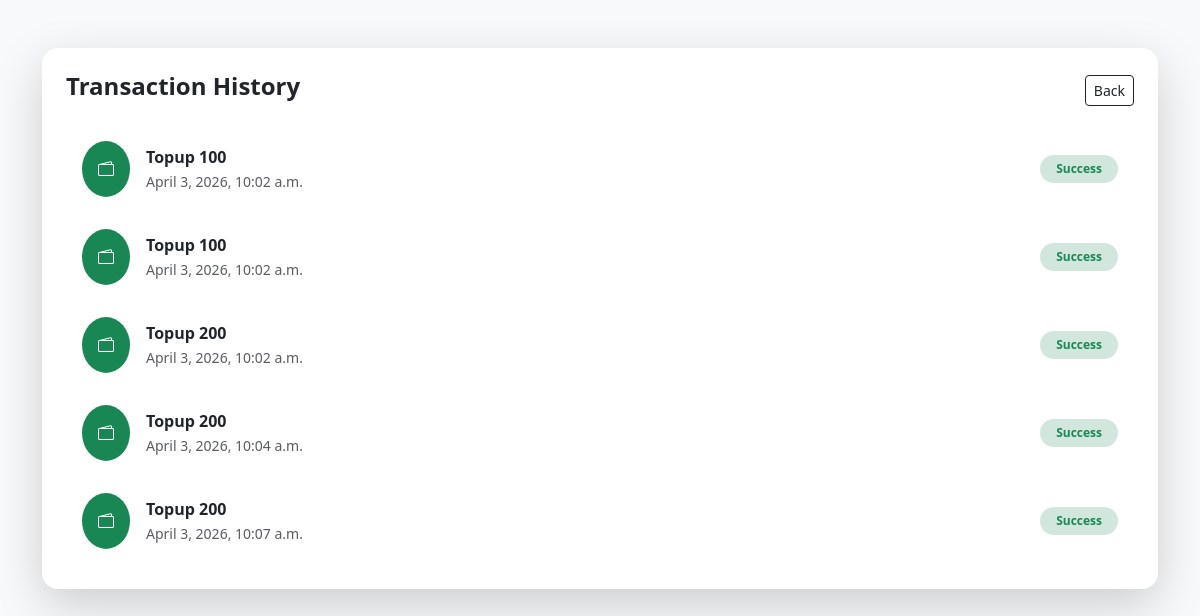
Before: /history/ (signed in) with the older database file.
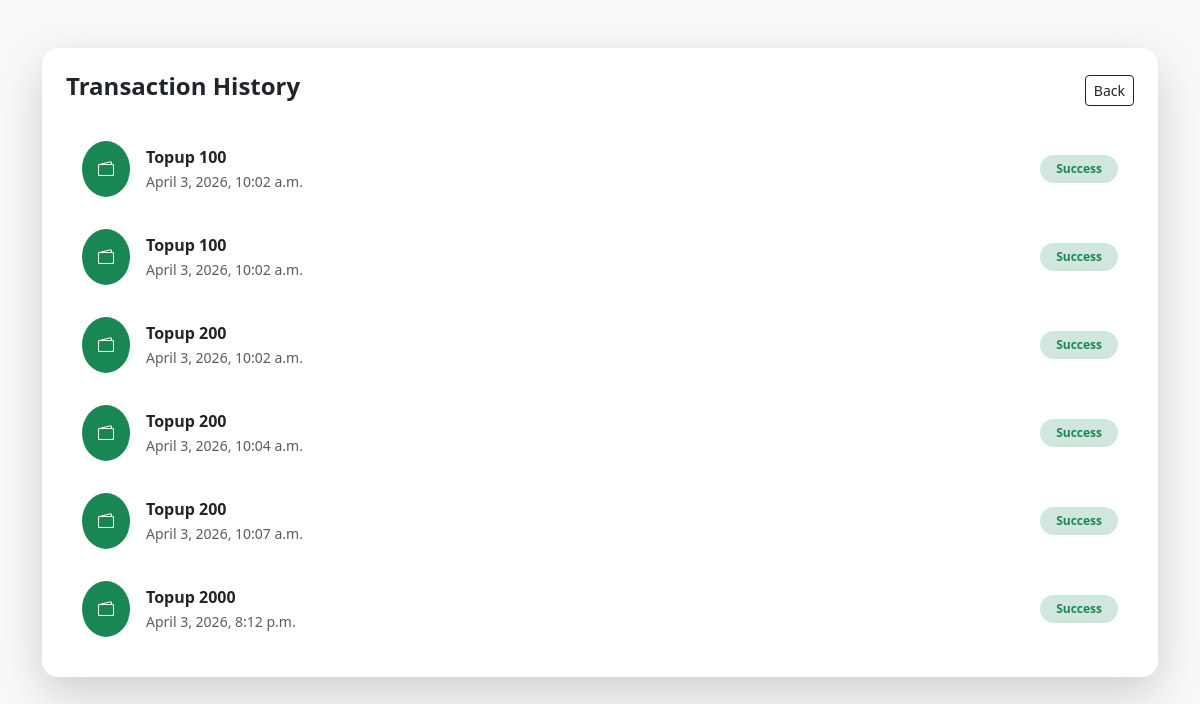
After: the same page with the newer database file.
### prepaid_app/models.py (models this page shows)
class History(models.Model):
    prepaid = models.ForeignKey(Prepaid, on_delete=models.CASCADE)
    action = models.CharField(max_length=50)
    created_at = models.DateTimeField(auto_now_add=True)

### prepaid_app/views.py (the view)
# urls.py: path('history/', views.history, name='history'),
@login_required
def history(request):
    prepaid = Prepaid.objects.get(user=request.user)
    histories = History.objects.filter(prepaid=prepaid)
    return render(request, 'prepaid_app/history.html', {'histories': histories})

### prepaid_app/templates/prepaid_app/history.html (shortened to what this page needs)
<!DOCTYPE html>
<html>
<head>
  <link href="https://cdn.jsdelivr.net/npm/bootstrap@5.3.0/dist/css/bootstrap.min.css" rel="stylesheet">
  <link href="https://cdn.jsdelivr.net/npm/bootstrap-icons@1.11.3/font/bootstrap-icons.css" rel="stylesheet">
</head>
<body class="bg-light">
<div class="container mt-5">
  <div class="card shadow-lg border-0 rounded-4 p-4">
    <div class="d-flex justify-content-between align-items-center mb-3">
      <h4 class="fw-bold">Transaction History</h4>
      <a href="/" class="btn btn-sm btn-outline-dark">Back</a>
    </div>
    {% if histories %}
      <div class="list-group list-group-flush">
        {% for h in histories %}
        <div class="list-group-item d-flex justify-content-between align-items-center border-0 py-3">
          <div class="d-flex align-items-center gap-3">
            <div class="bg-success text-white rounded-circle p-3">
              <i class="bi bi-wallet2"></i>
            </div>
            <div>
              <div class="fw-semibold">{{ h.action }}</div>
              <small class="text-muted">{{ h.created_at }}</small>
            </div>
          </div>
          <span class="badge bg-success-subtle text-success px-3 py-2 rounded-pill">
            Success
          </span>
        </div>
        {% endfor %}
      </div>
    {% else %}
      <div class="text-center text-muted py-5">
        <i class="bi bi-clock-history fs-1"></i>
        <p class="mt-2">No transactions yet</p>
      </div>
    {% endif %}
  </div>
</div>
</body>
</html>

Changed rows visible on the page:
added History: action "Topup 2000", created_at "April 3, 2026, 8:12 p.m."
